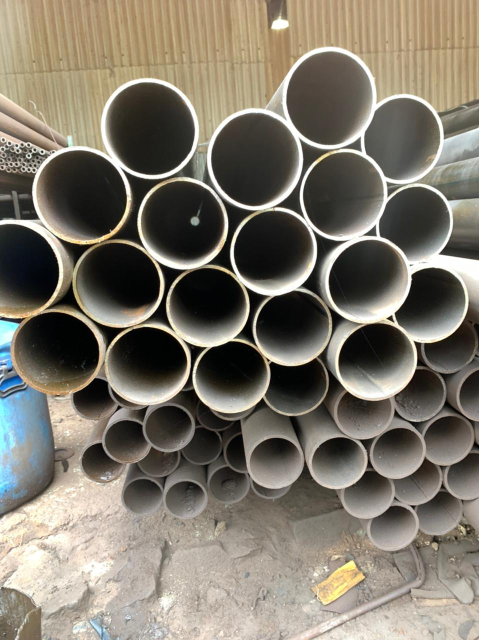
#> input picture train/images/24.jpeg, 958 x 1280 px, found by its file name (shown at 1/2 size)
$ jupyter execute hough.ipynb
#> lines starting #> are read from the running program, lines starting #| are printed output that depends on the picture
[cell 1]
import cv2 as cv
import numpy as np
from IPython.display import Image,display
import os
from matplotlib import pyplot as plt

[cell 2]
def houghCircle(imgPath):
    print(imgPath)
    img=cv.imread(imgPath)
#> img is the input picture: shape (1280, 958, 3); mean B, G, R 106.8, 119.4, 126
    imgRGB=cv.cvtColor(img,cv.COLOR_BGR2RGB)
    imgGray=cv.cvtColor(img,cv.COLOR_BGR2GRAY)
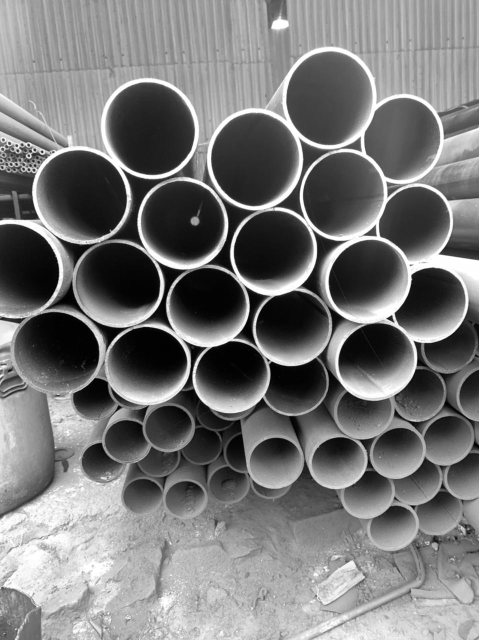
#> imgGray: shape (1280, 958) (shown at 1/2 size); min 0, max 255, mean 120
    imgBlur=cv.medianBlur(imgGray,21)
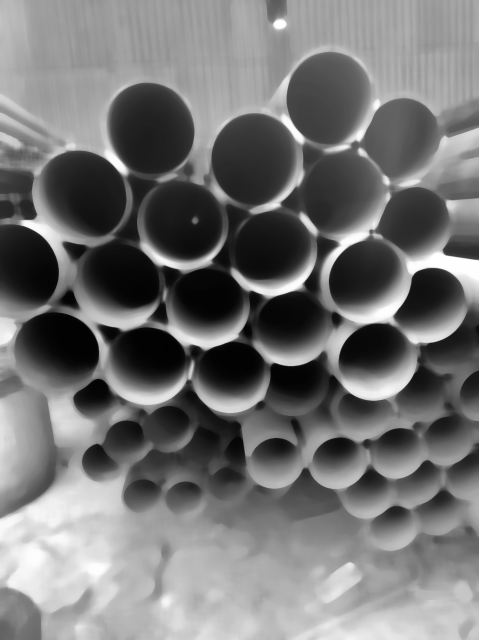
#> imgBlur: shape (1280, 958) (shown at 1/2 size); min 1, max 255, mean 116.9
    circles=cv.HoughCircles(imgBlur,cv.HOUGH_GRADIENT,dp=1,minDist=10,param1=100,param2=30, minRadius=0,maxRadius=100)
#> circles = 91 rows, first 8: [290.5, 261.5, 97.2], [294.5, 720.5, 89.2], [158.5, 395.5, 93.9], [732.5, 556.5, 89.4], [509.5, 312.5, 86.2], [518.5, 318.5, 95], [295.5, 252.5, 87.3], [107.5, 718.5, 93.9]
    circles=np.uint16(np.around(circles))
#> circles = 91 rows, first 8: [290, 262, 97], [294, 720, 89], [158, 396, 94], [732, 556, 89], [510, 312, 86], [518, 318, 95], [296, 252, 87], [108, 718, 94]

    for i in circles[0, :]:
        center = (i[0], i[1])
        radius = i[2]
        cv.circle(imgRGB, center, radius, (255, 0, 255), 10)
#> this loop made 91 passes
#> (center, radius) on passes 1 to 12: ((290, 262), 97), ((294, 720), 89), ((158, 396), 94), ((732, 556), 89), ((510, 312), 86), ((518, 318), 95), ((296, 252), 87), ((108, 718), 94), ((542, 498), 93), ((368, 444), 95), ((746, 710), 90), ((756, 726), 79)
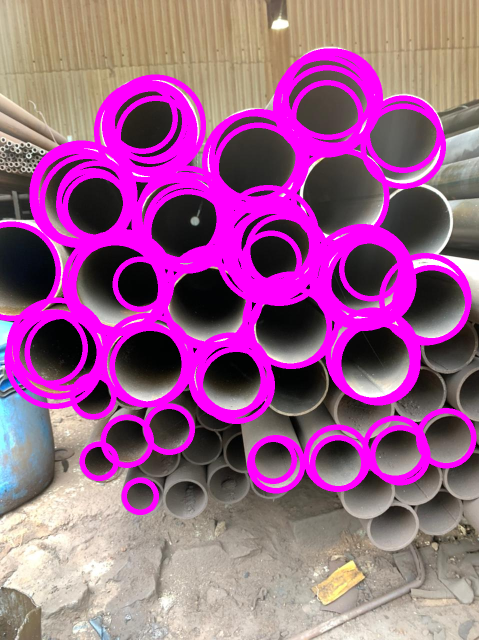
#> imgRGB: shape (1280, 958, 3) (shown at 1/2 size); mean R, G, B 156.1, 93.5, 140.1
    resized = cv.resize(imgRGB,(600,800),interpolation=cv.INTER_AREA)
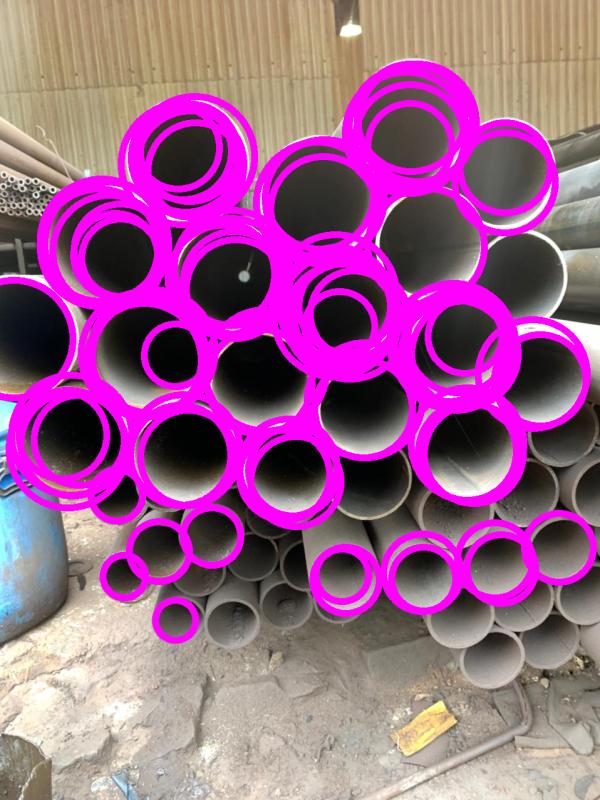
#> resized: shape (800, 600, 3); mean R, G, B 156.1, 93.5, 140.1
    cv.imshow("img",resized)
    cv.waitKey(0)
    # plt.imshow(imgRGB)
    # plt.axis('off')
    # plt.show()

$ run again, with train/images/1.jpeg copied over train/images/24.jpeg
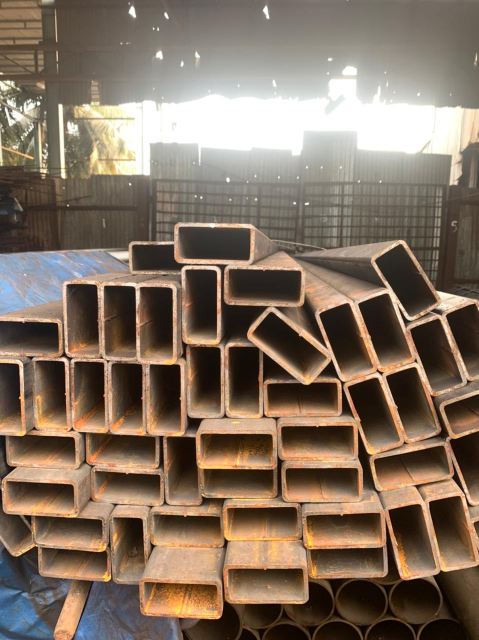
#> input picture train/images/1.jpeg, 958 x 1280 px, found by its file name (shown at 1/2 size)
#> in houghCircle, img is the input picture: shape (1280, 958, 3); mean B, G, R 96.8, 113, 130.2
#> in houghCircle, `imgBlur=cv.medianBlur(imgGray,21)`:
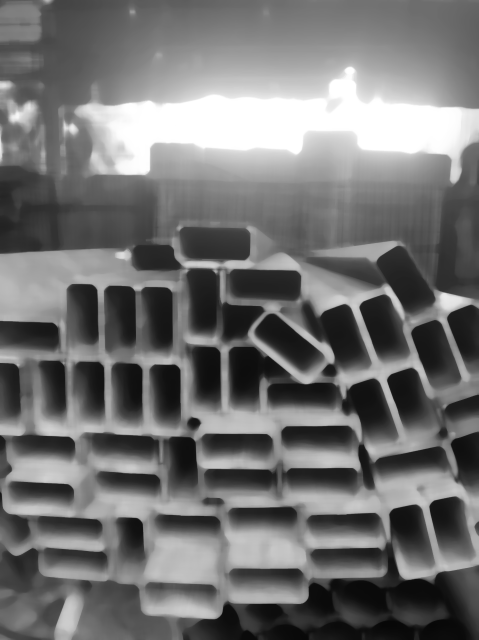
#> imgBlur: shape (1280, 958) (shown at 1/2 size); min 7, max 255, mean 114.4
#> in houghCircle, `circles=cv.HoughCircles(imgBlur,cv.HOUGH_GRADIENT,dp=1,minDist=10,para..`: circles = [[564.5, 690.5, 72.8], [615.5, 716.5, 52], [607.5, 726.5, 39.9], [477.5, 578.5, 60.6], [402.5, 619.5, 69.6], [552.5, 683.5, 41.3], [579.5, 701.5, 54.1], [537.5, 656.5, 29.6], [414.5, 619.5, 54.1], [573.5, 676.5, 35.5]]
#> in houghCircle, `circles=np.uint16(np.around(circles))`: circles = [[564, 690, 73], [616, 716, 52], [608, 726, 40], [478, 578, 61], [402, 620, 70], [552, 684, 41], [580, 702, 54], [538, 656, 30], [414, 620, 54], [574, 676, 36]]
#> the loop in houghCircle, `for i in circles[0, :]:` made 10 passes
#> in houghCircle, `resized = cv.resize(imgRGB,(600,800),interpolation=cv.INTER_AREA)`:
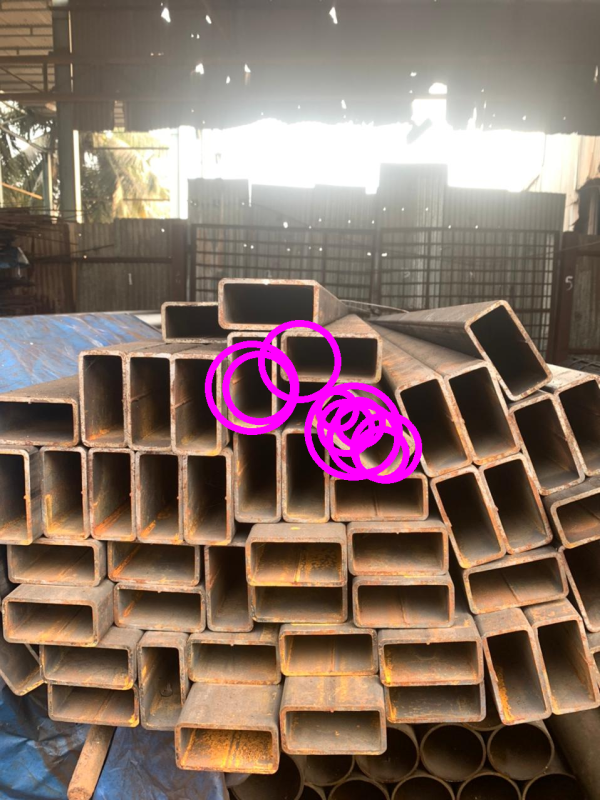
#> resized: shape (800, 600, 3); mean R, G, B 133.7, 111.2, 101.2

$ run again, with train/images/11.jpeg copied over train/images/24.jpeg
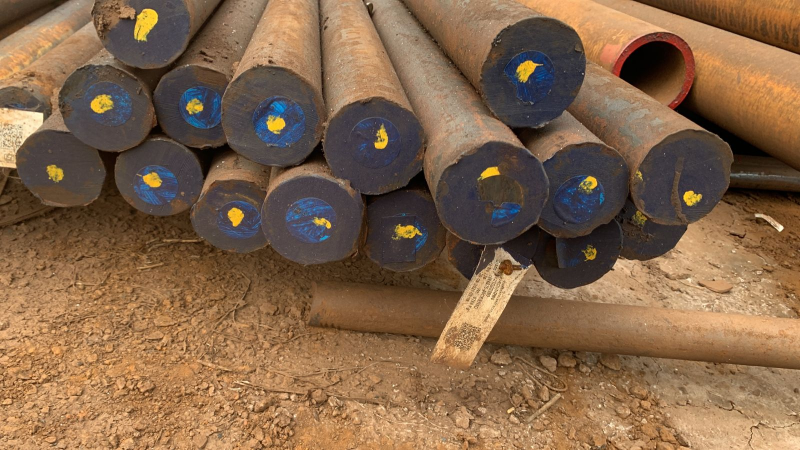
#> input picture train/images/11.jpeg, 1600 x 900 px, found by its file name (shown at 1/2 size)
#> in houghCircle, img is the input picture: shape (900, 1600, 3); mean B, G, R 74.1, 100.9, 130.9
#> in houghCircle, `imgBlur=cv.medianBlur(imgGray,21)`:
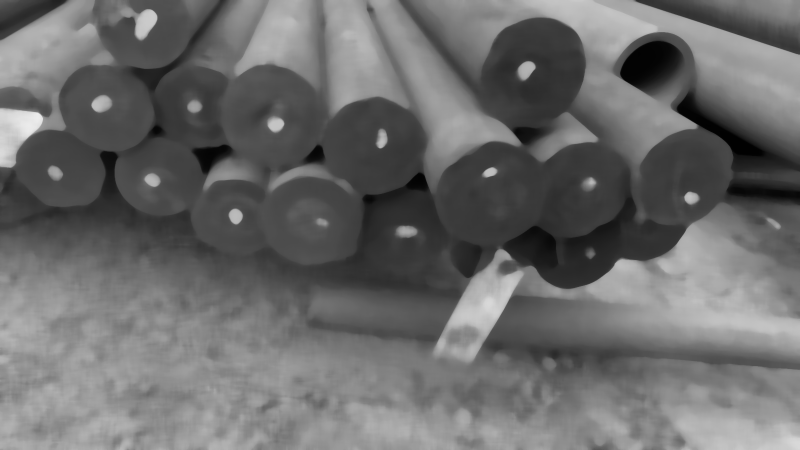
#> imgBlur: shape (900, 1600) (shown at 1/2 size); min 1, max 237, mean 107.1
#> in houghCircle, `circles=cv.HoughCircles(imgBlur,cv.HOUGH_GRADIENT,dp=1,minDist=10,para..`: circles = [[1321.5, 130.5, 67.5], [1322.5, 161.5, 97.1], [1315.5, 140.5, 59], [1313.5, 153.5, 69.6], [1302.5, 154.5, 77.3], [1330.5, 123.5, 57], [551.5, 249.5, 14.9], [294.5, 37.5, 19.3], [107.5, 343.5, 12.4]]
#> in houghCircle, `circles=np.uint16(np.around(circles))`: circles = [[1322, 130, 68], [1322, 162, 97], [1316, 140, 59], [1314, 154, 70], [1302, 154, 77], [1330, 124, 57], [552, 250, 15], [294, 38, 19], [108, 344, 12]]
#> the loop in houghCircle, `for i in circles[0, :]:` made 9 passes
#> in houghCircle, `resized = cv.resize(imgRGB,(600,800),interpolation=cv.INTER_AREA)`:
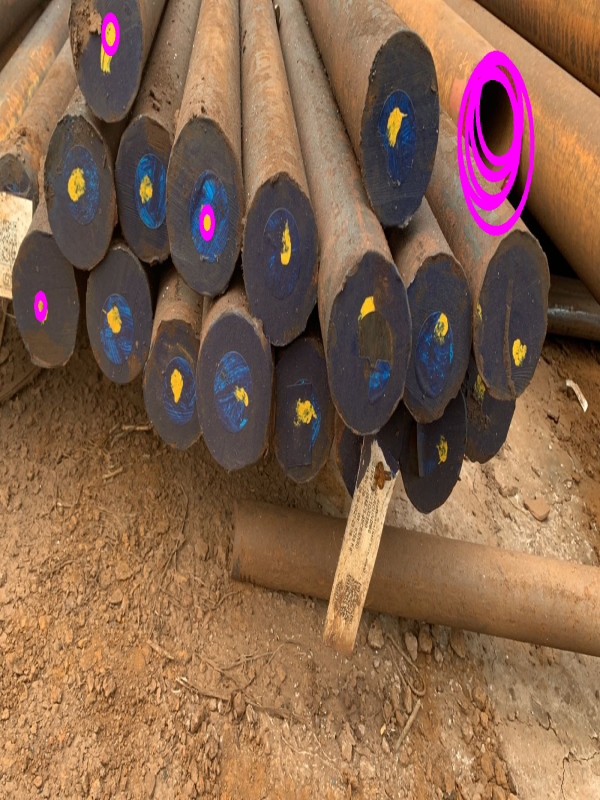
#> resized: shape (800, 600, 3); mean R, G, B 132.7, 99.5, 77
